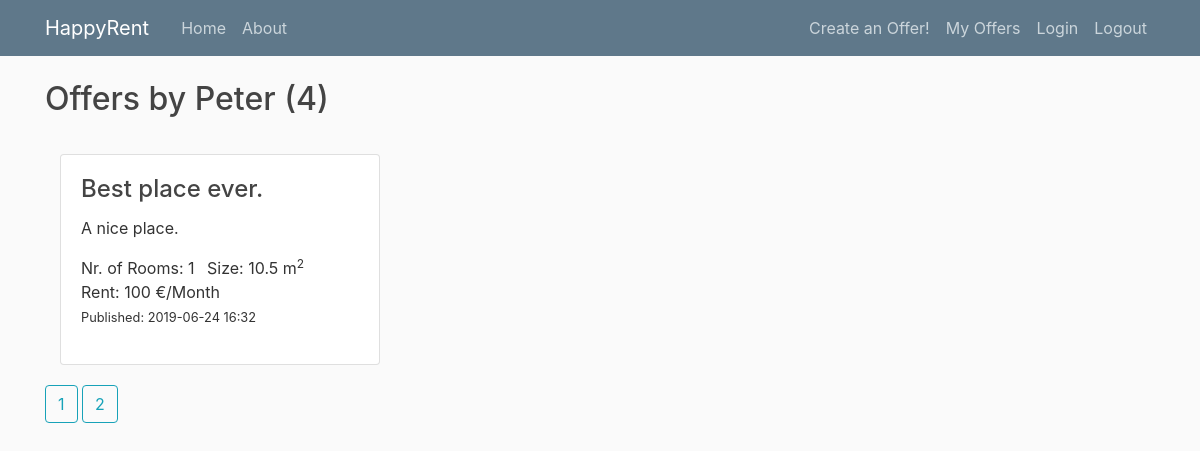
The app's page /user/Peter?page=2 with its own data.
### property_project/db_models.py (models this page shows, shortened)
class User(db.Model, UserMixin):
    __tablename__ = 'user'
    id = db.Column(db.Integer, primary_key=True)
    username = db.Column(db.String(20), unique=True, nullable=False)
    properties = db.relationship('PropertyItem', backref='author', lazy=True)

class PropertyItem(db.Model):
    __tablename__ = 'property_item'
    id = db.Column(db.Integer, primary_key=True)
    title = db.Column(db.String(100), nullable=False,
                      default="Best place ever.")
    date_posted = db.Column(db.DateTime, nullable=False,
                            default=datetime.datetime.utcnow)
    description = db.Column(db.String(250), default="A nice place.")
    rent = db.Column(db.Integer)  # (db.Numeric(6,2))
    rooms = db.Column(db.Integer, default=1)  # default=set_default_rooms
    size = db.Column(db.Integer)  # (db.Numeric(6,1))
    property_id = db.Column(db.Integer, ForeignKey('property_type.id'))
    property_type = db.relationship('PropertyType')
    user_id = db.Column(db.Integer, db.ForeignKey('user.id'), nullable=False)

### property_project/routes.py (the view)
@app.route("/user/<string:username>")
def user_items(username):
    page = request.args.get('page', 1, type=int)
    user = User.query.filter_by(username=username).first_or_404()
    prop_items = PropertyItem.query.filter_by(author=user)\
        .order_by(PropertyItem.date_posted.desc())\
        .paginate(page=page, per_page=3)
    return render_template('user_items.html', prop_items=prop_items, user=user)

### property_project/templates/user_items.html
{% extends "layout.html" %}
{% block content %}
<h2 class="mb-3">Offers by {{ user.username }} ({{ prop_items.total }}) </h2>
<div class="gap-20"></div>
<div class="card-deck-wrapper">
    <div class="card-deck">
        <div class="col-md-6">
            {% for prop_item in prop_items.items %}
                <div class="card">
                    <div class="card-body">
                        <h4 class="card-title">{{ prop_item.title }}</h4>
                        <p class="card-text">{{ prop_item.description }}</p>
                        <ul class="list-inline">
                            <li class="list-inline-item">Nr. of Rooms: {{ prop_item.rooms }} </li>
                            <li class="list-inline-item">Size: {{ prop_item.size }} m<sup>2</sup></li>
                            <li class="list-inline-item">Rent: {{ prop_item.rent }} €/Month</li>
                            <small>
                                <li class="list-inline-item">Published: {{ prop_item.date_posted.strftime('%Y-%m-%d %H:%M') }} </li>
                            </small>
                        </ul>
                    </div>
                </div>
                <div class="gap-20"></div>
            {% endfor %}
            {% for page_num in prop_items.iter_pages(left_edge=1, right_edge=1, left_current=1, right_current=2)%}
                {% if page_num %}
                {% if prop_items.page == page_num %}
                    <a class="btn btn-outline-info mb-4" href="{{ url_for('user_items', username=user.username, page = page_num) }}">
                        {{ page_num }}
                    </a>
                {% else %}
                    <a class="btn btn-outline-info mb-4" href="{{ url_for('user_items', username=user.username, page = page_num) }}">
                        {{ page_num }}
                    </a>
                {% endif %}
                {% else %}
                ...
                {% endif %}
            {% endfor %}
        </div>
    </div>
</div>
{% endblock content %}

### property_project/static/main.css (style rules this page uses)
body { background: #fafafa; color: #333333; margin-top: 5rem; }
h1, h2, h3, h4, h5, h6 { color: #444444; }
.gap-20 { width:100%; height:20px; }

### records on screen
User: username "Peter"
PropertyItem: title "Best place ever.", description "A nice place.", rooms "1", size "10.5", rent "100", date_posted "2019-06-24 16:32"

### other values on screen
{{ prop_items.total }} "4"
{{ page_num }} "1"
{{ page_num }} "2"
